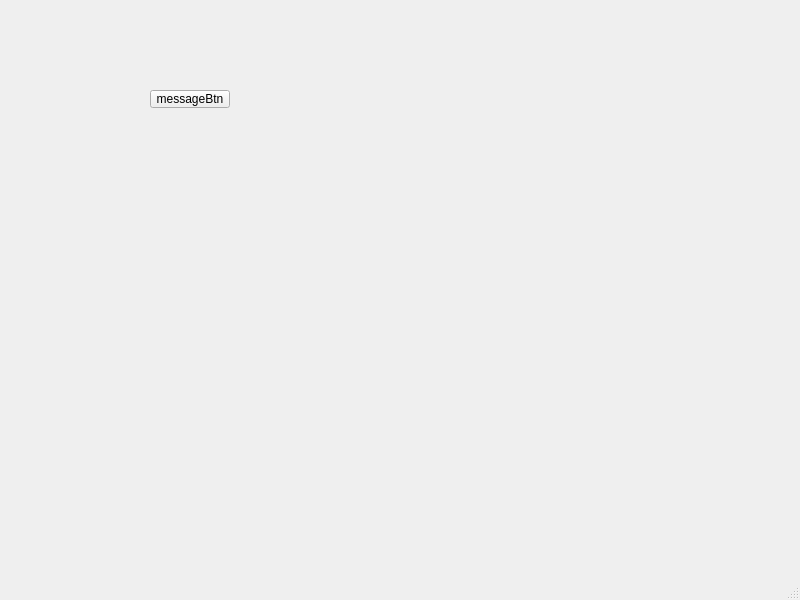
<?xml version="1.0" encoding="UTF-8"?>
<ui version="4.0">
 <class>MainWindow</class>
 <widget class="QMainWindow" name="MainWindow">
  <property name="geometry">
   <rect>
    <x>0</x>
    <y>0</y>
    <width>800</width>
    <height>600</height>
   </rect>
  </property>
  <property name="windowTitle">
   <string>MainWindow</string>
  </property>
  <widget class="QWidget" name="centralwidget">
   <widget class="QPushButton" name="messageBtn">
    <property name="geometry">
     <rect>
      <x>150</x>
      <y>90</y>
      <width>80</width>
      <height>18</height>
     </rect>
    </property>
    <property name="text">
     <string>messageBtn</string>
    </property>
   </widget>
  </widget>
  <widget class="QMenuBar" name="menubar">
   <property name="geometry">
    <rect>
     <x>0</x>
     <y>0</y>
     <width>800</width>
     <height>17</height>
    </rect>
   </property>
  </widget>
  <widget class="QStatusBar" name="statusbar"/>
 </widget>
 <resources/>
 <connections/>
</ui>
